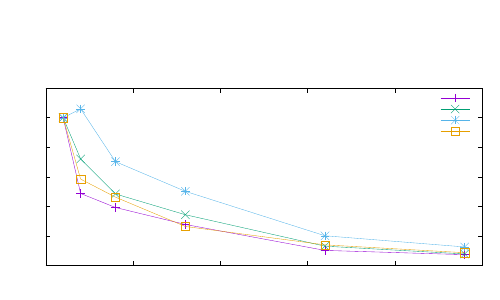

Here is the gnuplot script that generated this plot:
set terminal cairolatex color
set output 'group003-gnuplottex-fig7.tex'
#set key at 15.8,41
set size 1.0,0.75
unset log
unset label
#set xtic auto offset 0,-0.5 font ",10"
#set ytic 25 font ",10"
#Set Info
set xlabel "Number of Threads"
#set xlabel offset 0,-0.5
set ylabel "Weak Scaling"
#set ylabel offset -1.25,0
#set xr [0.0:16.0]
set yr [0.0:1.2]
plot "./benchmarking/blocked/weak/p025weak.txt" u 1:(1.01929498/$2) t 'p = 0.025' w linespoints, \
"./benchmarking/blocked/weak/p05weak.txt" u 1:(1.18449306/$2) t 'p = 0.050' w lp, \
"./benchmarking/blocked/weak/p10weak.txt" u 1:(1.25237/$2) t 'p = 0.100' w lp, \
"./benchmarking/blocked/weak/p30weak.txt" u 1:(0.84293103/$2) t 'p = 0.300' w lp
